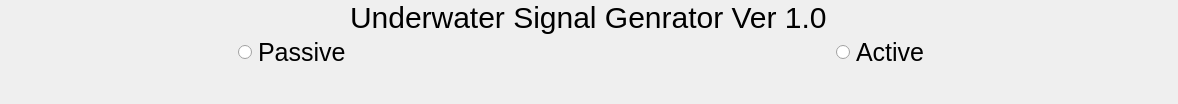
                     <widget class="QWidget" name="home">
                      <property name="minimumSize">
                       <size>
                        <width>1178</width>
                        <height>0</height>
                       </size>
                      </property>
                      <property name="styleSheet">
                       <string notr="true"/>
                      </property>
                      <layout class="QGridLayout" name="gridLayout_3">
                       <property name="leftMargin">
                        <number>0</number>
                       </property>
                       <property name="topMargin">
                        <number>0</number>
                       </property>
                       <property name="rightMargin">
                        <number>0</number>
                       </property>
                       <property name="bottomMargin">
                        <number>0</number>
                       </property>
                       <property name="spacing">
                        <number>0</number>
                       </property>
                       <item row="0" column="0">
                        <layout class="QVBoxLayout" name="verticalLayout_8" stretch="1,0,6">
                         <item alignment="Qt::AlignHCenter|Qt::AlignVCenter">
                          <widget class="QLabel" name="home_label">
                           <property name="sizePolicy">
                            <sizepolicy hsizetype="Expanding" vsizetype="Minimum">
                             <horstretch>0</horstretch>
                             <verstretch>0</verstretch>
                            </sizepolicy>
                           </property>
                           <property name="styleSheet">
                            <string notr="true">font-size:30px;</string>
                           </property>
                           <property name="text">
                            <string>Underwater Signal Genrator Ver 1.0</string>
                           </property>
                          </widget>
                         </item>
                         <item>
                          <layout class="QHBoxLayout" name="horizontalLayout_7">
                           <property name="leftMargin">
                            <number>0</number>
                           </property>
                           <item alignment="Qt::AlignHCenter">
                            <widget class="QRadioButton" name="passive_btn">
                             <property name="sizePolicy">
                              <sizepolicy hsizetype="Minimum" vsizetype="Expanding">
                               <horstretch>0</horstretch>
                               <verstretch>0</verstretch>
                              </sizepolicy>
                             </property>
                             <property name="styleSheet">
                              <string notr="true">font-size:25px;</string>
                             </property>
                             <property name="text">
                              <string>Passive</string>
                             </property>
                            </widget>
                           </item>
                           <item alignment="Qt::AlignHCenter">
                            <widget class="QRadioButton" name="active_btn">
                             <property name="sizePolicy">
                              <sizepolicy hsizetype="Minimum" vsizetype="Expanding">
                               <horstretch>0</horstretch>
                               <verstretch>0</verstretch>
                              </sizepolicy>
                             </property>
                             <property name="styleSheet">
                              <string notr="true">font-size:25px;</string>
                             </property>
                             <property name="text">
                              <string>Active</string>
                             </property>
                            </widget>
                           </item>
                          </layout>
                         </item>
                         <item>
                          <layout class="QGridLayout" name="gridLayout_6" columnstretch="0">
                           <property name="bottomMargin">
                            <number>20</number>
                           </property>
                           <item row="0" column="0">
                            <widget class="QLabel" name="home_image_label">
                             <property name="sizePolicy">
                              <sizepolicy hsizetype="Expanding" vsizetype="Minimum">
                               <horstretch>0</horstretch>
                               <verstretch>0</verstretch>
                              </sizepolicy>
                             </property>
                             <property name="styleSheet">
                              <string notr="true">background-image: url(:/images/images/images/picture.png);
background-position: center;
background-repeat: no-repeat;</string>
                             </property>
                             <property name="text">
                              <string/>
                             </property>
                            </widget>
                           </item>
                          </layout>
                         </item>
                        </layout>
                       </item>
                      </layout>
                     </widget>
